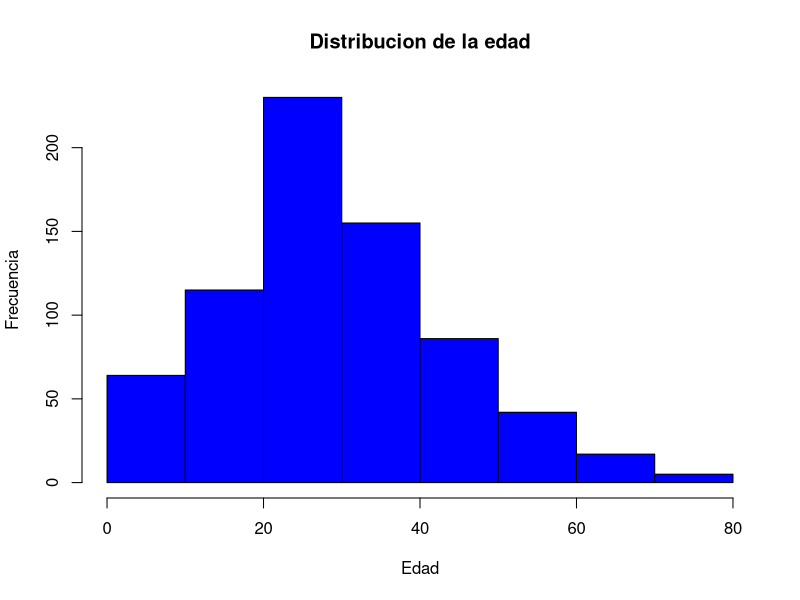
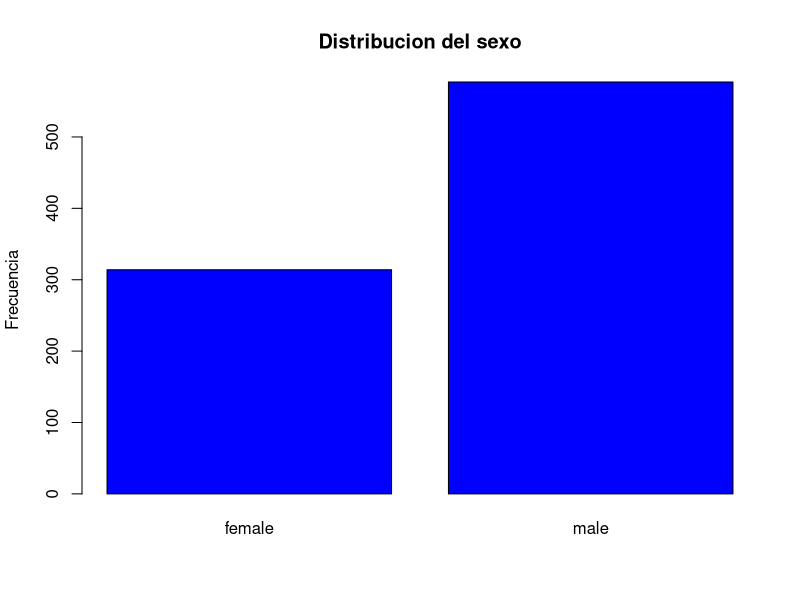
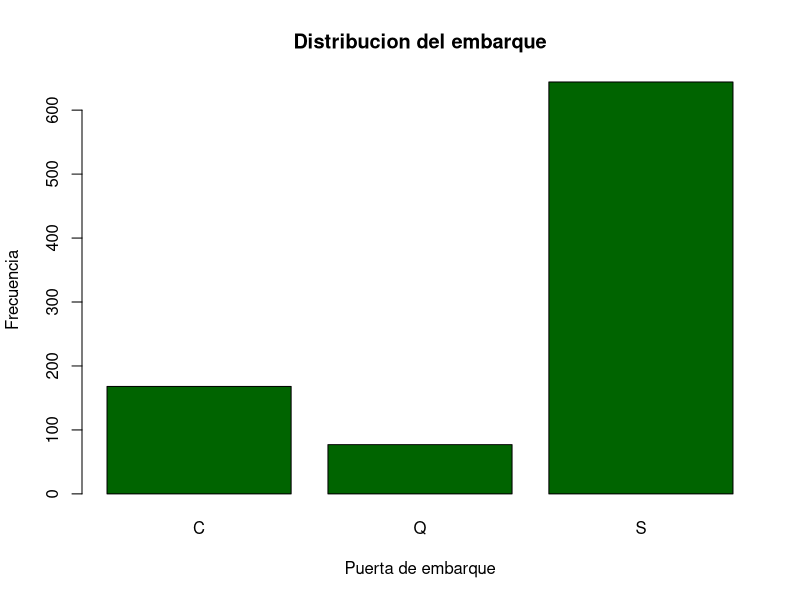

The R source for these figures, in order:
# Lo primero es borrar el data frame

rm(list=ls())

# Cargamos los datos

df2 <- read.csv("Ejemplo_2mod.csv",header = TRUE,sep = ";", stringsAsFactors = T)

# Lo primero como siempre es conocer los datos

summary(df2)
table(df2$Survived,df2$Sex)

# Observamos que "survived" lo ha tomado como numerico cuando es un factor por lo que hay que cambiarlo
# Lo mismo ocurre con la clase

df2$Survived <- as.factor(df2$Survived)
df2$Pclass <- as.factor(df2$Pclass)

# Cuando tenemos un variable que es un factor podemos ver los valores que toma

levels(df2$Cabin) # Hay que corrigir 
levels(df2$Embarked) 
levels(df2$Survived)
levels(df2$Pclass)
levels(df2$Sex)

table(df2$Sex)

# Aquellos valores que vienen en blanco son valores perdidos
# Debemos convertirlos en NAs para poder trabajar mejor con ellos.

levels(df2$Cabin)[1]<-NA
levels(df2$Embarked)[1]<-NA

# En la variable sexo hay variables erroneas que debemos corregir

# Una opcion es hacerlo a mano pero hay que corregir cada tipo de error.

df2$Sex[df2$Sex=="mle"]="male"

# Miramos los valores posibles de sex otra vez

table(df2$Sex)


# Vemos que no hay ningun "mle" y han pasado a ser "male"

# Otra opcion es definir los correctos y ordenarle que haga los cambios necesarios.
# Aproxima cada palabra a la que mas se parezca de las correctas.
# Se le puede poner un limite.

library(stringdist)
correcto = c("female", "male")
amatch("bilbo",correcto,maxDist=3) # No hacer caso ha esta linea
match = amatch(df2$Sex,correcto,maxDist=3) 
corregidos = correcto[match]
res = cbind.data.frame(df2$Sex,corregidos)
table(df2$Sex,corregidos)
table(df2$Survived,corregidos)
table(df2$Survived,df2$Sex)

#Ahora hay que sustituir en df2 la nueva variable corregida
df2=cbind(df2,res$corregidos)
df2$Sex=NULL
names(df2)[names(df2)=="res$corregidos"]="Sex"

# Comprobamos que han hecho los cambios 

table(df2$Sex)
df2$Sex = as.factor(df2$Sex)
levels(df2$Sex)

# En caso de que nos interese se puede separar el apellido del nombre

library(plyr)
a = strsplit(as.character(df2$Name), split = ",")

a[[3]][2]

apellido = c()
for (i in 1:length(a)){
  ape = a[[i]][1]
  apellido = rbind(apellido,ape) # Si no inicializamos el vector apellido = c(), nos daría error
}

apellido = as.data.frame(apellido)

b = ldply(strsplit(as.character(df2$Name), split = ","))[[1]] # De está manera creamos un vector

c = ldply(strsplit(as.character(df2$Name), split = ",")) # Si no ponemos [[i]] nos crea un dataframe

df2$apellido <- ldply(strsplit(as.character(df2$Name), split = ","))[[1]] # De esta manera creamos una nueva varaible y metemos el vector en él
df2$apellido <- as.factor(df2$apellido)
df2$nombre=ldply(strsplit(as.character(df2$Name), split = ","))[[2]]
df2$nombre=as.factor(df2$nombre)




# Esto nos puede servir para encontrar parentescos en caso de necesidad.

# Eliminamos las variables que no nos interesan

df2$PassengerId <- NULL
df2$Name <- NULL

df2$Vuelta = paste0(df2$apellido, ", ", df2$nombre)
# Una vez que hemos llegado a este punto tenemos los datos limpios y sin errores.
# Ahora es el momento de decidir que se hace con los valores perdidos.
# Antes de tomar ninguna decision un grafico puede ayudar.

# En la variable edad habia valores perdidos.
# Es una variable continua por lo que usamos un grafico de barras

hist(df2$Age,main = "Distribucion de la edad", xlab = "Edad", ylab = "Frecuencia", col= "blue")
#plot(df2$Age,main = "Distribucion de la edad", xlab = "Edad", ylab = "Frecuencia", col= "blue")

# ?Observais algo en los datos?
# La distribucion presenta una peque?a cola hacia la derecha.
# Esto podria condicionar un modelo de regresion para estimarla.


# Para variables categoricas es mas adecuado un plot

plot(df2$Sex,main = "Distribucion del sexo", xlab = NULL, ylab = "Frecuencia", col= "blue")
plot(df2$Embarked,main = "Distribucion del embarque", xlab = "Puerta de embarque", ylab = "Frecuencia", col= "darkgreen")
